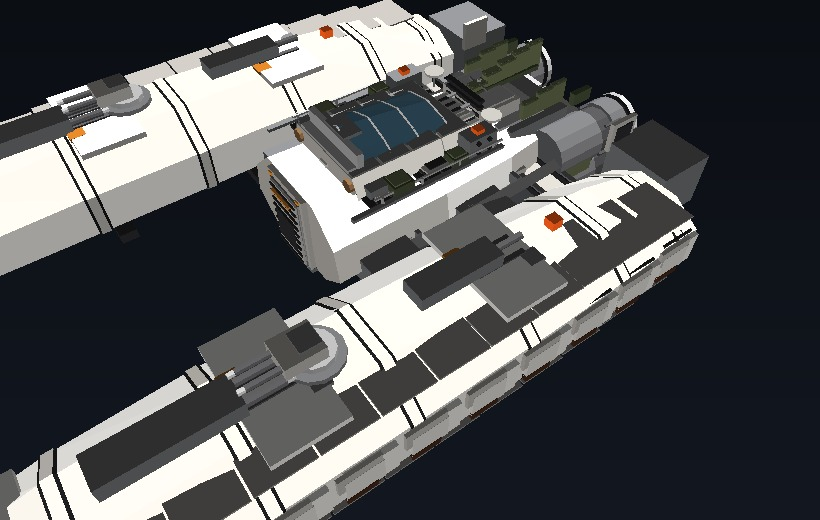

This figure's Python source:
import sys, os, json
import numpy as np
os.chdir('/home/user/mamba_ex_v2'); sys.path.insert(0,'/home/user/mamba_ex_v2')
from PIL import Image
import render_preview as rp
gltf, binc = rp.load_glb('fimbul_mamba_ex.glb')
tv,tc = rp.collect(gltf, binc, {})
W,H=820,520
img = rp.raster(tv,tc,W,H,(-6,26,20),(4,6.5,6),fov=42,bg=(15,19,26),light=(-0.5,0.85,0.3))
img.save('_chk_top.jpg',quality=92)
print('ok')
